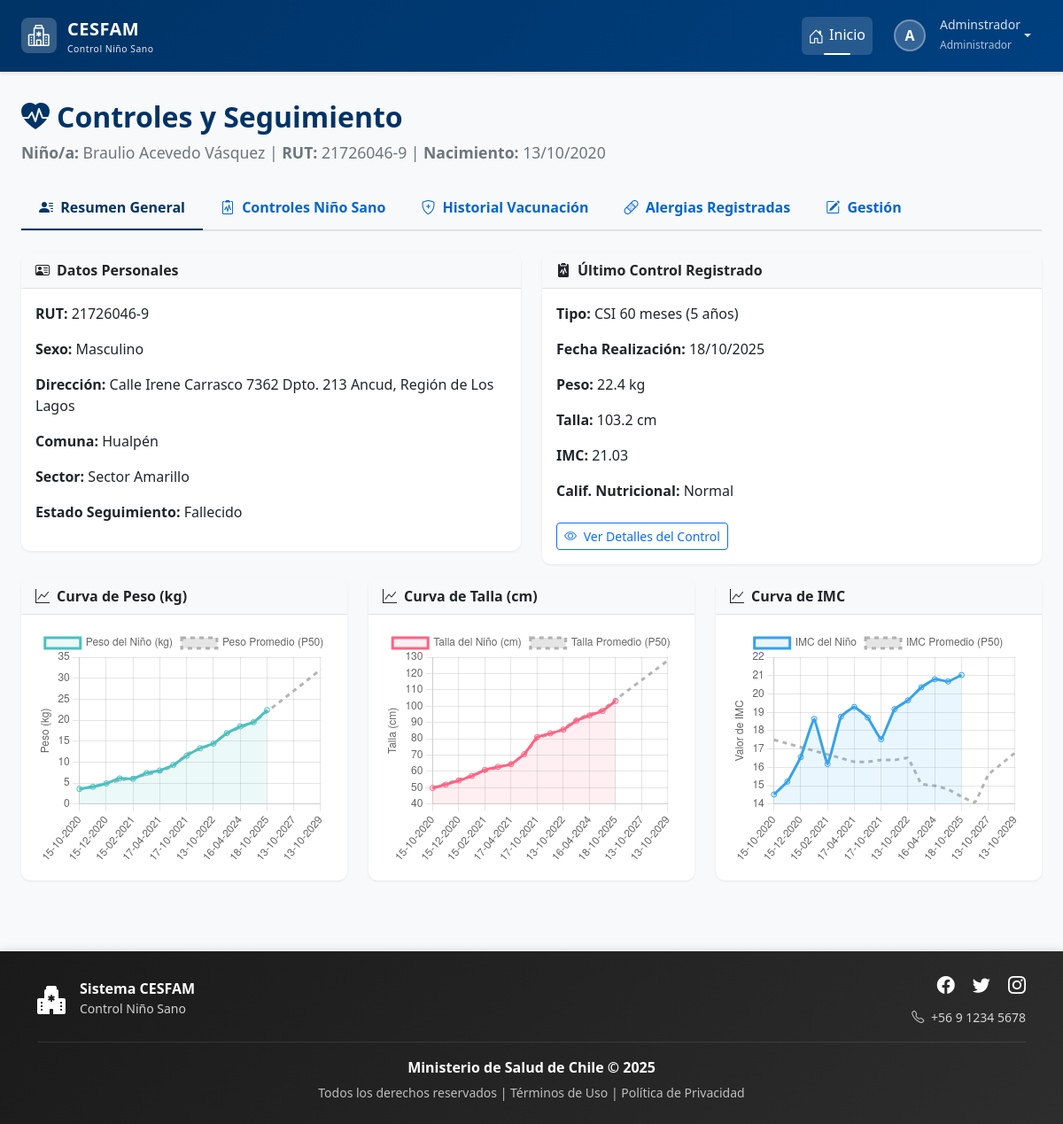
Before: /ninos/21726046-9/ (signed in) with the older database file.
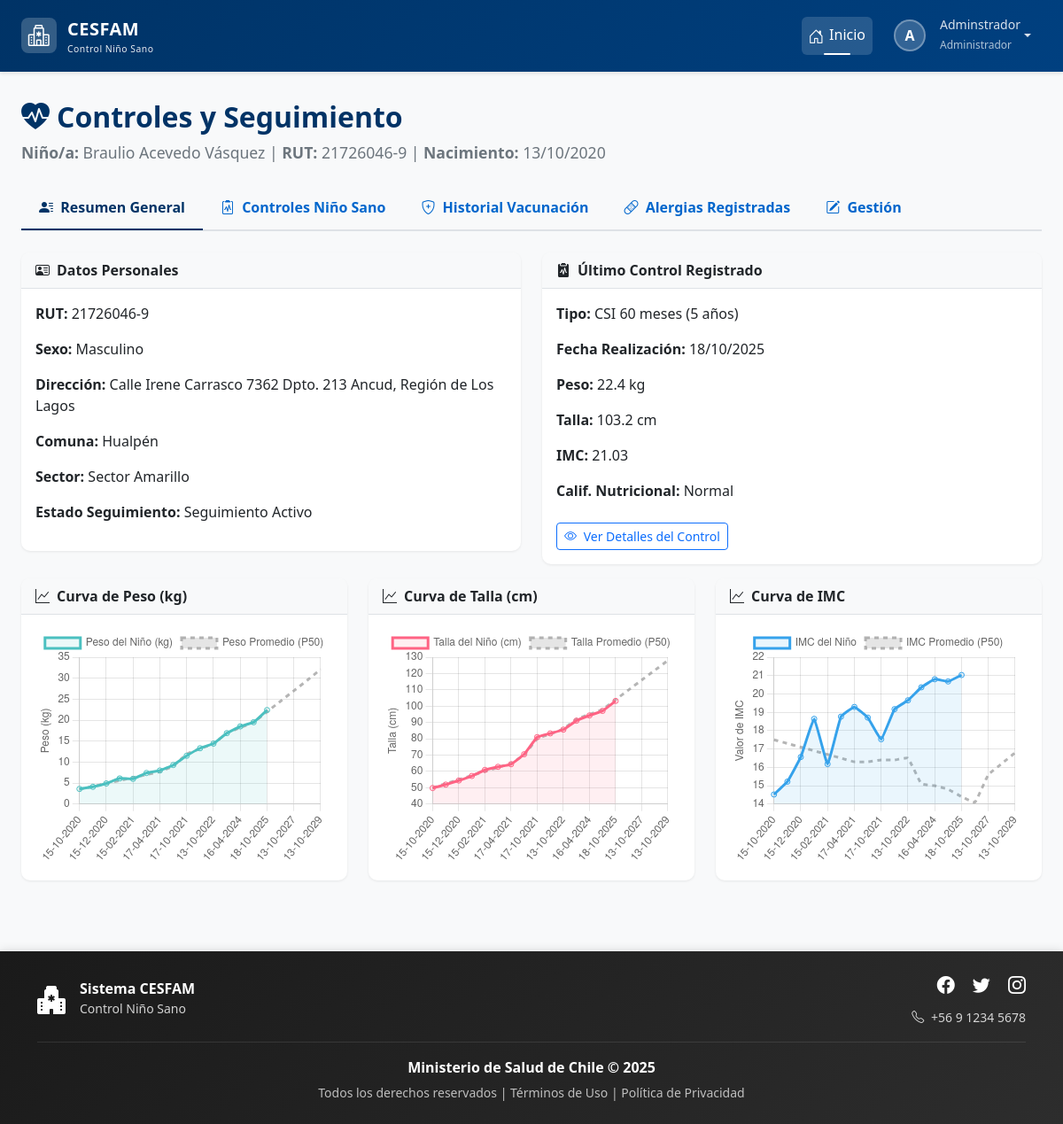
After: the same page with the newer database file.
### control/models.py (models this page shows, shortened)
class Nino(models.Model):
    ESTADO_SEGUIMIENTO_CHOICES = [
        ('ACTIVO', 'Seguimiento Activo'),
        ('COMPLETADO', 'Programa Completado'),
        ('TRASLADADO', 'Trasladado/Inactivo'),
        ('FALLECIDO', 'Fallecido'),
        ('OTRO', 'Otro'),
    ]
    SEXO_CHOICES = [
        ('Masculino', 'Masculino'),
        ('Femenino', 'Femenino')
    ]
    rut_nino = models.CharField(max_length=10, primary_key=True)
    nombre = models.CharField(max_length=50)
    ap_paterno = models.CharField(max_length=30)
    ap_materno = models.CharField(max_length=30, blank=True, null=True)
    fecha_nacimiento = models.DateField()
    sexo = models.CharField(max_length=20, choices=SEXO_CHOICES)
    direccion = models.CharField(max_length=200)
    fecha_registro = models.DateTimeField(auto_now_add=True)
    comuna = models.ForeignKey(Comuna, on_delete=models.PROTECT)
    estado_seguimiento = models.CharField(
        max_length=20,
        choices=ESTADO_SEGUIMIENTO_CHOICES,
        default='ACTIVO',
        verbose_name="Estado del Seguimiento"
    )
    sector = models.CharField(
        max_length=50,
        blank=True, # Lo hacemos opcional por si no se conoce al principio
        null=True,
        verbose_name="Sector Asignado"
    )
    fecha_fallecimiento = models.DateField(
        null=True,
        blank=True,
        verbose_name="Fecha de Fallecimiento"
    )
    nombre_norm = models.CharField(
        max_length=50,
        editable=False,     # No se muestra en formularios/admin
        db_index=True       # Indexado para búsquedas rápidas
    )
    ap_paterno_norm = models.CharField(
        max_length=30,
        editable=False,
        db_index=True
    )
    ap_materno_norm = models.CharField(
        max_length=30,
        blank=True,
        null=True,
        editable=False,
        db_index=True
    )
    history = HistoricalRecords()

class Comuna(models.Model):
    id = models.AutoField(primary_key=True)
    nom_comuna = models.CharField(max_length=50)
    ciudad = models.ForeignKey(Ciudad, on_delete=models.PROTECT)

### control/views.py (the view, shortened to what this page needs)
# urls.py: path('ninos/<str:nino_rut>/', views.controles, name='detalle_nino'),
@login_required
def controles(request, nino_rut):
    nino = get_object_or_404(Nino.objects.select_related('comuna'), pk=nino_rut)
    user = request.user
    if user.rol.nombre_rol.lower() == 'tutor':
        try:
            if not user.perfil_tutor.ninos.filter(pk=nino.pk).exists():
                raise PermissionDenied
        except Tutor.DoesNotExist:
             raise PermissionDenied
    lista_controles = nino.controles.select_related('periodo').all().order_by('fecha_control_programada')
    vacunas_aplicadas = nino.vacunas_aplicadas.select_related('vacuna').all().order_by('fecha_programada')
    alergias_registradas = nino.alergias_registradas.select_related('categoria').all().order_by('-fecha_aparicion')
    ultimo_control = nino.controles.filter(
        fecha_realizacion_control__isnull=False,
        deshabilitado=False
    ).order_by('-fecha_realizacion_control').first()
    contexto = {
        "nino": nino,
        "controles": lista_controles,
        "vacunas_aplicadas": vacunas_aplicadas,
        "alergias_registradas": alergias_registradas,
        "ultimo_control": ultimo_control,
        "estado_seguimiento_choices": Nino.ESTADO_SEGUIMIENTO_CHOICES,
    }
    return render(request, 'control/nino/controles.html', contexto)

### control/models.py (called while the page is built)
    @property
    def estado_alerta(self):
        if self.deshabilitado:
            return "Deshabilitado"
        if self.fecha_realizacion_control:
            return "Realizado"
        hoy = date.today()
        fecha_programada = self.fecha_control_programada
        margen = self.periodo.dias_margen if self.periodo else 7
        if hoy <= fecha_programada:
            return "Al día"
        elif hoy <= fecha_programada + timedelta(days=margen):
            return "Alerta Amarilla"
        else:
            return "Alerta Roja"

    @property
    def estado_css_class(self):
        estado = self.estado_alerta
        if estado == "Realizado":
            return "bg-success text-white"
        elif estado == "Al día":
            return "bg-primary text-white"
        elif estado == "Alerta Amarilla":
            return "bg-warning text-dark"
        elif estado == "Alerta Roja":
            return "bg-danger text-white"
        elif estado == "Deshabilitado":
            return "bg-secondary text-white opacity-75" # Gris y un poco transparente
        return "bg-light text-dark" # Fallback por si acaso

### control/templates/control/nino/controles.html (shortened to what the changed rows need)
{% extends 'base.html' %}
{% load static %}
{% block extra_css %}
    <link rel="stylesheet" href="{% static 'css/estilocontroles.css' %}">
{% endblock %}
{% block content %}
<div class="page-header mb-4">
    <h2><i class="bi bi-heart-pulse-fill me-2"></i>Controles y Seguimiento</h2>
    <p class="child-info">
        <strong>Niño/a:</strong> {{ nino.nombre }} {{ nino.ap_paterno }} {{ nino.ap_materno }} |
        <strong>RUT:</strong> {{ nino.rut_nino }} |
        <strong>Nacimiento:</strong> {{ nino.fecha_nacimiento|date:"d/m/Y" }}
    </p>
</div>
     <div class="tab-content" id="controlTabsContent">
<div class="tab-content" id="controlTabsContent">
    <div class="tab-pane fade show active" id="resumen-pane" role="tabpanel" aria-labelledby="resumen-tab" tabindex="0">
        <div class="row mt-3">
            <div class="col-md-6">
                <div class="card summary-card">
                    <div class="card-body">
                        <p><strong>RUT:</strong> {{ nino.rut_nino }}</p>
                        <p><strong>Sexo:</strong> {{ nino.sexo }}</p>
                        <p><strong>Dirección:</strong> {{ nino.direccion|default:"No registrada" }}</p>
                        <p><strong>Comuna:</strong> {{ nino.comuna.nom_comuna }}</p>
                        <p><strong>Sector:</strong> {{ nino.sector|default:"No asignado" }}</p>
                        <p><strong>Estado Seguimiento:</strong> {{ nino.get_estado_seguimiento_display }}</p>
                    </div>
                </div>
            </div>
        </div>
    </div>
    </div>
</div> {% endblock %}

Changed rows visible on the page:
changed Nino "Braulio": estado_seguimiento "Fallecido" → "Seguimiento Activo"
